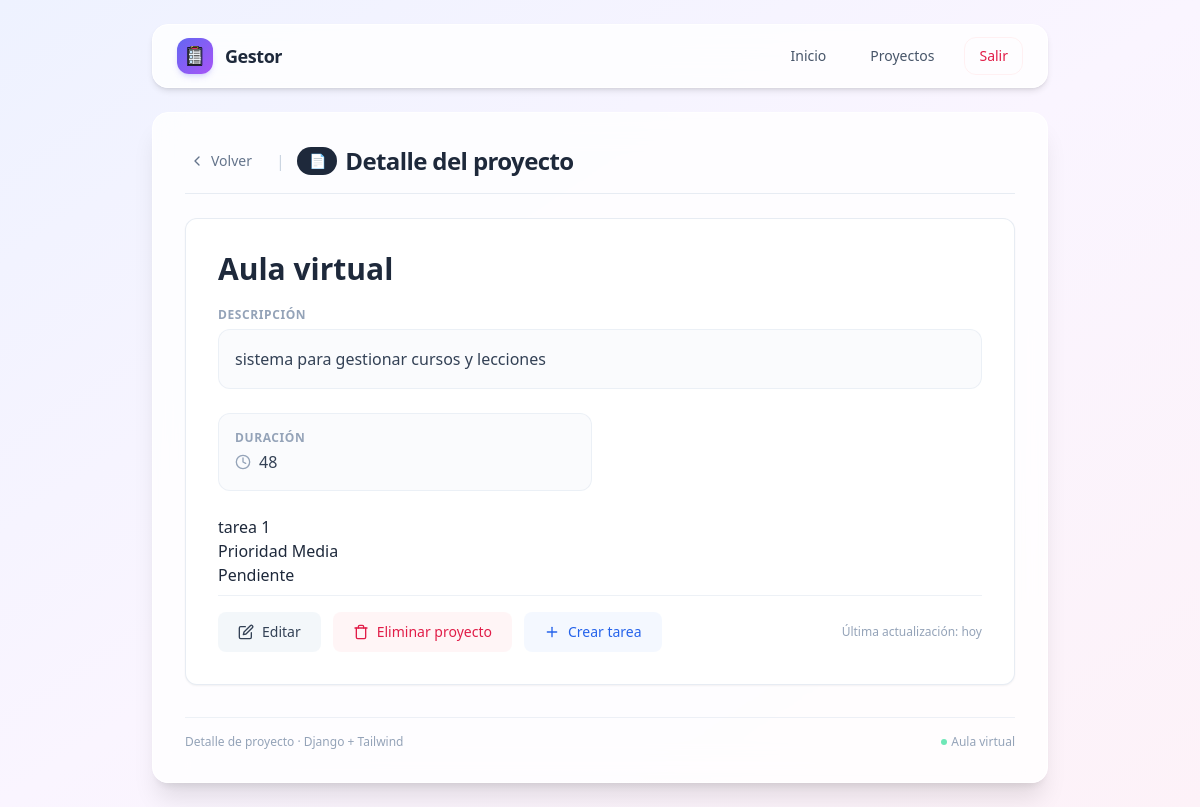
The app's page /proyectos/2/, older data.
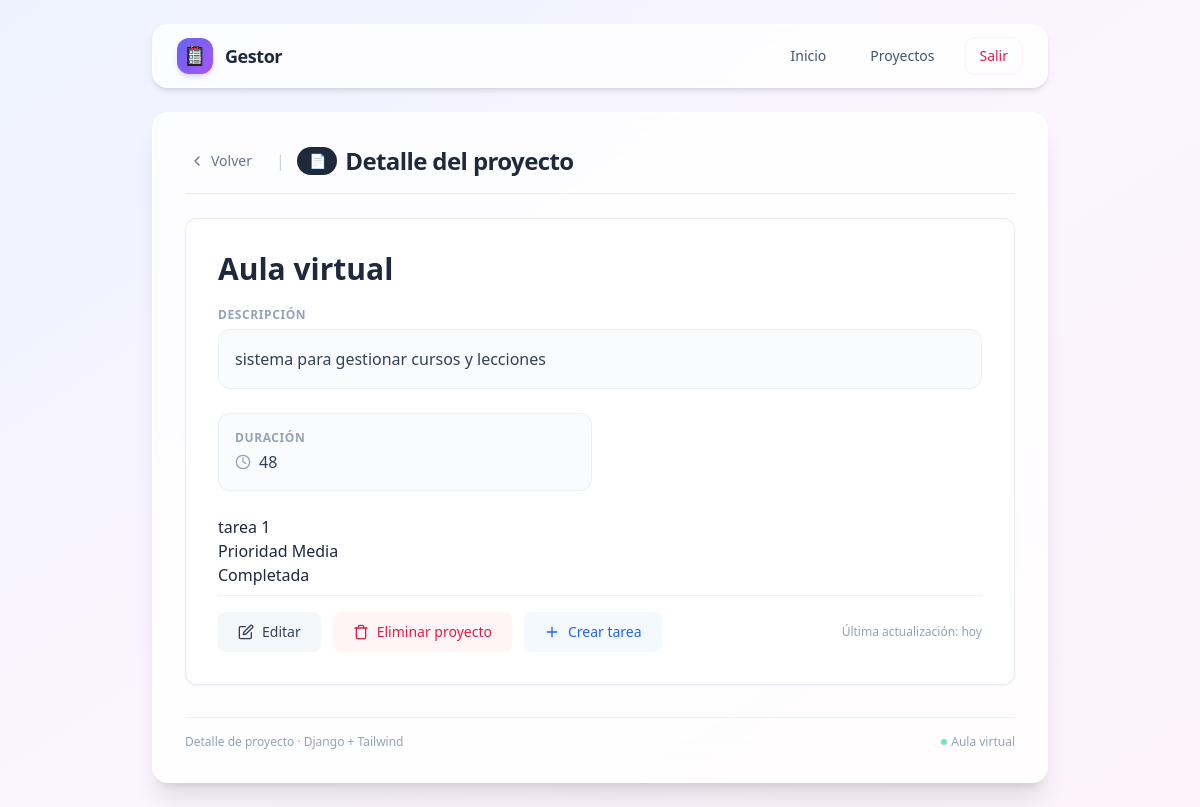
The same page, newer data.
### gestor/models.py (models this page shows)
class Proyecto(models.Model):
    nombre = models.CharField(max_length=100)
    descripcion = models.TextField()
    duracion = models.IntegerField()
    imagen = models.ImageField(upload_to='proyectos/' , default='proyectos/logo.png')

class Tarea (models.Model):
    PRIORIDAD_CHOICES =[
        ('BAJA','Baja'),
        ('MEDIA','Media'),
        ('ALTA', 'Alta'),
    ]
    ESTADO_CHOICES =[
            ('PENDIENTE','Pendiente'),
            ('EN_PROGRESO','En progreso'),
            ('COMPLETADA', 'Completada'),
        ]
    proyecto = models.ForeignKey(
        Proyecto,
        on_delete=models.CASCADE,
        related_name="tareas"
    )
    titulo = models.CharField(max_length=100)
    descripcion = models.TextField()
    prioridad = models.CharField(
        max_length=10,
        choices=PRIORIDAD_CHOICES,
        default='MEDIA'
    )
    estado = models.CharField(
        max_length=15,
        choices=ESTADO_CHOICES,
        default='PENDIENTE'
    )

### gestor/views.py (the view)
# urls.py: path('proyectos/<int:proyecto_id>/', views.proyecto_detalle, name="proyecto_detalle"),
def proyecto_detalle(request, proyecto_id):
    proyecto = Proyecto.objects.get(id=proyecto_id)
    return render(request, 'detalle_proyecto.html',{'proyecto': proyecto})

### gestor/templates/detalle_proyecto.html (shortened to what this page needs)
{% extends 'layouts/base.html' %}
{% block content %}
        <div class="flex flex-wrap items-center justify-between gap-4 mb-6 border-b border-slate-200/80 pb-4">
            <div class="flex items-center gap-3">
                <a href="{% url 'proyectos' %}"
                   class="inline-flex items-center gap-1.5 text-sm font-medium text-slate-500 hover:text-slate-700 transition-colors enlace-accion px-3 py-1.5 rounded-lg -ml-2">
                    <svg class="w-4 h-4" fill="none" stroke="currentColor" stroke-width="2" viewBox="0 0 24 24" stroke-linecap="round" stroke-linejoin="round"><polyline points="15 18 9 12 15 6"/></svg>
                    Volver
                </a>
                <span class="text-slate-300">|</span>
                <h1 class="text-2xl font-semibold tracking-tight text-slate-800 flex items-center gap-2">
                    <span class="bg-slate-800 text-white text-sm font-medium px-3 py-1 rounded-full">📄</span>
                    Detalle del proyecto
                </h1>
            </div>
        </div>
        <div class="detalle-card bg-white border border-slate-200/80 rounded-xl p-6 md:p-8 shadow-sm">
            <div class="flex flex-wrap items-start justify-between gap-4 mb-5">
                <h2 class="text-2xl md:text-3xl font-semibold text-slate-800 break-words">
                    {{ proyecto.nombre }}
                </h2>
            </div>
            <div class="mb-6">
                <h3 class="text-xs font-semibold text-slate-400 uppercase tracking-wider mb-1.5">Descripción</h3>
                <div class="bg-slate-50/70 rounded-xl p-4 border border-slate-200/60">
                    <p class="text-slate-700 leading-relaxed">
                        {{ proyecto.descripcion|default:"<span class='text-slate-400 italic'>Sin descripción proporcionada</span>" }}
                    </p>
                </div>
            </div>
            <div class="grid grid-cols-1 sm:grid-cols-2 gap-4 mb-6">
                <div class="bg-slate-50/70 rounded-xl p-4 border border-slate-200/60">
                    <h3 class="text-xs font-semibold text-slate-400 uppercase tracking-wider mb-1">Duración</h3>
                    <p class="text-slate-700 font-medium flex items-center gap-2">
                        <svg class="w-4 h-4 text-slate-400" fill="none" stroke="currentColor" stroke-width="2" viewBox="0 0 24 24" stroke-linecap="round" stroke-linejoin="round"><circle cx="12" cy="12" r="10"/><polyline points="12 6 12 12 16 14"/></svg>
                        {{ proyecto.duracion|default:"<span class='text-slate-400 font-normal'>No especificada</span>" }}
                    </p>
                </div>
            </div>
            <div>
                {% for tarea in proyecto.tareas.all %}
                <span>
                    <p>{{tarea.titulo}}</p>
                </span>
                <span>
                    <p>Prioridad {{tarea.get_prioridad_display}}</p>
                </span>
                <form action="{% url 'avanzar_estado_tarea' tarea.id %}" method="post">
                    <button type="submit">{{ tarea.get_estado_display}}</button>
                </form>
                {% endfor %}
            </div>
            <div class="flex flex-wrap items-center gap-3 pt-4 border-t border-slate-200/60 mt-2">
                <a href="{% url 'editar_proyecto' proyecto.id %}"
                   class="enlace-accion inline-flex items-center gap-2 px-5 py-2.5 text-sm font-medium text-slate-700 bg-slate-100/80 hover:bg-slate-200/80 rounded-lg transition-colors">
                    <svg class="w-4 h-4" fill="none" stroke="currentColor" stroke-width="2" viewBox="0 0 24 24" stroke-linecap="round" stroke-linejoin="round"><path d="M11 4H4a2 2 0 0 0-2 2v14a2 2 0 0 0 2 2h14a2 2 0 0 0 2-2v-7"/><path d="M18.5 2.5a2.121 2.121 0 0 1 3 3L12 15l-4 1 1-4 9.5-9.5z"/></svg>
                    Editar
                </a>
                <a href="{% url 'eliminar_proyecto' proyecto.id %}"
                   class="enlace-accion inline-flex items-center gap-2 px-5 py-2.5 text-sm font-medium text-rose-600 bg-rose-50/70 hover:bg-rose-100/80 rounded-lg transition-colors">
                    <svg class="w-4 h-4" fill="none" stroke="currentColor" stroke-width="2" viewBox="0 0 24 24" stroke-linecap="round" stroke-linejoin="round"><polyline points="3 6 5 6 21 6"/><path d="M19 6v14a2 2 0 0 1-2 2H7a2 2 0 0 1-2-2V6m3 0V4a2 2 0 0 1 2-2h4a2 2 0 0 1 2 2v2"/></svg>
                    Eliminar proyecto
                </a>
                <a href="{% url 'crear_tarea' proyecto.id %}" class="enlace-accion inline-flex items-center gap-2 px-5 py-2.5 text-sm font-medium text-blue-600 bg-blue-50/70 hover:bg-blue-100/80 rounded-lg transition-colors">
                    <svg class="w-4 h-4" fill="none" stroke="currentColor" stroke-width="2" viewBox="0 0 24 24" stroke-linecap="round" stroke-linejoin="round"><line x1="12" y1="5" x2="12" y2="19"/><line x1="5" y1="12" x2="19" y2="12"/></svg>
                    Crear tarea
                </a>
                <span class="text-xs text-slate-400 ml-auto">Última actualización: hoy</span>
            </div>
        </div>
        <div class="mt-8 pt-4 border-t border-slate-200/60 text-xs text-slate-400 flex flex-wrap justify-between items-center">
            <span>Detalle de proyecto · Django + Tailwind</span>
            <span class="flex gap-3">
                <span class="inline-flex items-center gap-1">
                    <span class="w-1.5 h-1.5 rounded-full bg-emerald-300"></span>
                    {{ proyecto.nombre|truncatechars:20 }}
                </span>
            </span>
        </div>
{% endblock %}

### gestor/templates/layouts/base.html (shortened to what this page needs)
{% load static %}
<!DOCTYPE html>
<html lang="es">
<head>
    <script src="https://cdn.tailwindcss.com"></script>
</head>
<body class="bg-gradient-to-br from-indigo-50 via-purple-50 to-pink-50 min-h-screen p-4 md:p-6 text-slate-800">
  <nav class="w-full max-w-4xl mx-auto mb-6 bg-white/80 backdrop-blur-lg rounded-2xl shadow-md border border-white px-4 md:px-6 py-3 flex items-center justify-between">
    <a href="{% url 'home' %}" class="flex items-center gap-3 font-bold text-slate-800 hover:text-indigo-600 transition group">
        <span class="inline-flex items-center justify-center w-9 h-9 rounded-xl bg-gradient-to-br from-indigo-500 to-purple-500 text-white text-sm shadow-md shadow-indigo-500/20 group-hover:scale-105 transition duration-200">
            <img src="{% static 'img/logo.png' %}" alt="Logo" class="w-5 h-5 object-contain">
        </span>
        <span class="hidden sm:inline text-lg tracking-tight">Gestor</span>
    </a>
    <div class="flex items-center gap-2 sm:gap-4">
        <a href="{% url 'home' %}"
            class="px-3.5 py-2 text-sm font-medium text-slate-600 hover:text-indigo-600 hover:bg-indigo-50/80 rounded-xl transition">
            Inicio
        </a>
        <a href="{% url 'proyectos' %}"
            class="px-3.5 py-2 text-sm font-medium text-slate-600 hover:text-indigo-600 hover:bg-indigo-50/80 rounded-xl transition">
            Proyectos
        </a>
        <form action="{% url 'logout' %}" method="post" class="inline">
            <button
                type="submit"
                class="px-3.5 py-2 text-sm font-medium text-rose-600 hover:bg-rose-50 rounded-xl transition border border-rose-100/50">
                Salir
            </button>
        </form>
    </div>
  </nav>
  <main class="w-full max-w-4xl mx-auto bg-white/80 backdrop-blur-lg rounded-2xl shadow-xl border border-white p-6 md:p-8">
    {% block content %}
    {% endblock %}
  </main>
</body>
</html>

Row changes from the older to the newer data that the page shows:
changed Tarea "tarea 1": estado "Pendiente" → "Completada"
